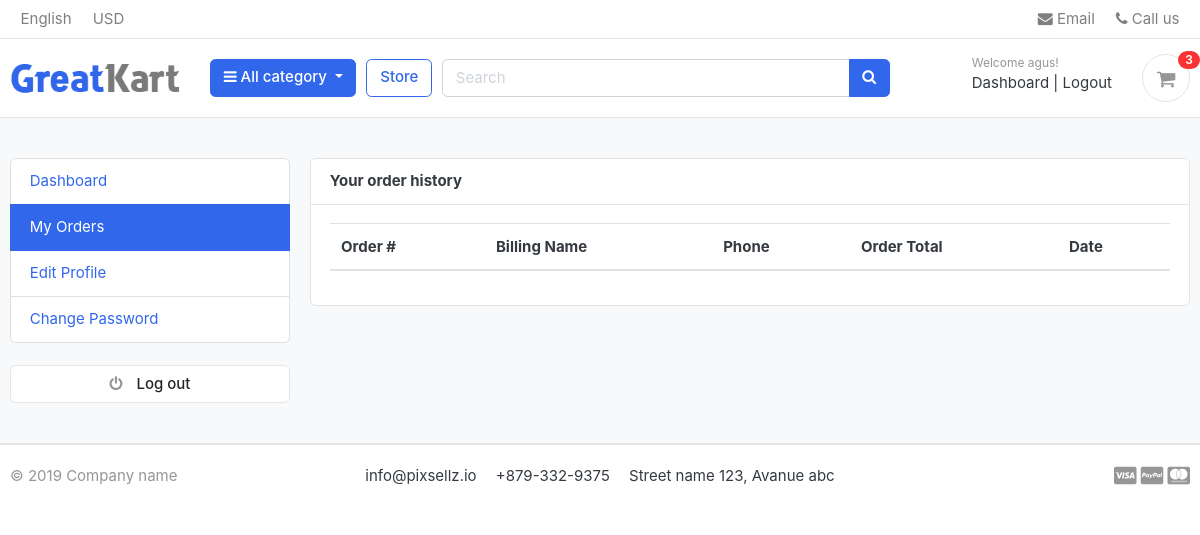
The app's page /accounts/my_orders/ (signed in), older data.
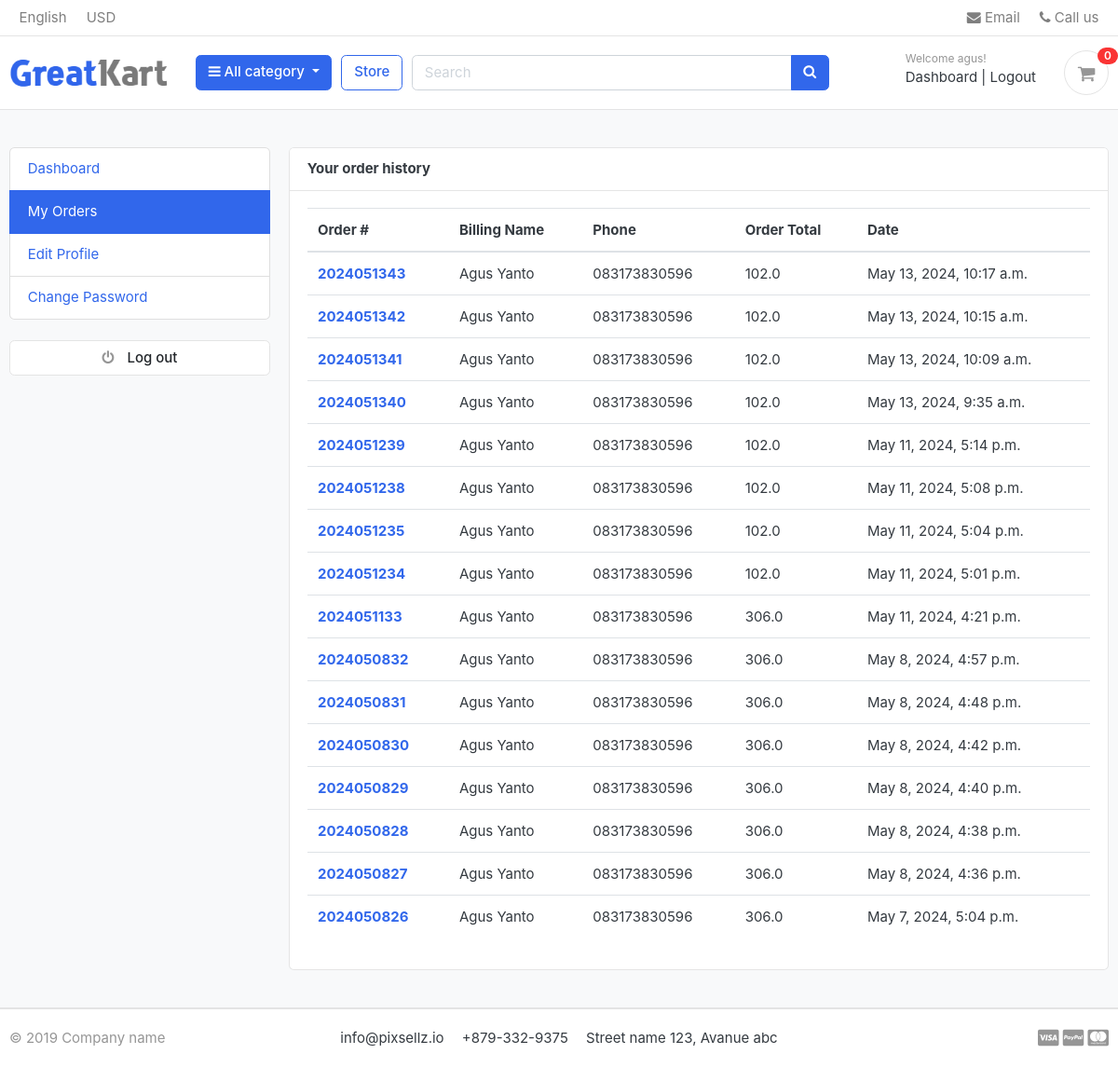
The same page, newer data.
### orders/models.py (models this page shows, shortened)
class Order(models.Model):
    STATUS = (
        ('New','New'),
        ('Accepted','Accepted'),
        ('Completed','Completed'),
        ('Cancelled','Cancelled'),
    )
    user = models.ForeignKey(Account, on_delete=models.SET_NULL,null=True)
    payment = models.ForeignKey(Payment, on_delete=models.SET_NULL,blank=True,null=True)
    order_number = models.CharField(max_length=20)
    first_name = models.CharField(max_length=50)
    last_name = models.CharField(max_length=50)
    phone = models.CharField(max_length=15)
    email = models.EmailField(max_length=50)
    address_line_1 = models.CharField(max_length=50)
    address_line_2 = models.CharField(max_length=50,blank=True)
    country = models.CharField(max_length=50)
    state = models.CharField(max_length=50)
    city = models.CharField(max_length=50)
    order_note = models.CharField(max_length=100,blank=True)
    order_total = models.FloatField()
    tax = models.FloatField()
    status = models.CharField(max_length=10,choices=STATUS,default='New')
    ip = models.CharField(blank=True,max_length=20)
    is_ordered = models.BooleanField(default=False)
    created_at = models.DateTimeField(auto_now_add=True)
    updated_at = models.DateTimeField(auto_now=True)
    def full_name(self):
        return f'{self.first_name} {self.last_name}'

### accounts/views.py (the view)
# urls.py: path('my_orders/', views.my_orders,name='my_orders'),
@login_required(login_url='login')
def my_orders(request):
    orders = Order.objects.filter(user=request.user, is_ordered =True).order_by('-created_at')
    context = {
        'orders':orders,
    }
    return render(request,'accounts/my_orders.html',context)

### carts/context_processors.py (called while the page is built)
def counter(request):
    cart_count = 0
    if 'admin' in request.path:
        return {}
    else:
        try:
            cart = Cart.objects.filter(cart_id=_cart_id(request))
            if request.user.is_authenticated:
                cart_items = CartItem.objects.all().filter(user=request.user)
            else:
                cart_items = CartItem.objects.all().filter(cart=cart[:1])
            for cart_item in cart_items:
                cart_count += cart_item.quantity
        except Cart.DoesNotExist:
            cart_count=0
    return dict(cart_count=cart_count)

### carts/views.py (called while the page is built)
def _cart_id(request):
    cart = request.session.session_key
    if not cart:
        cart = request.session.create()
    return cart

### category/context_processors.py (called while the page is built)
def menu_links(request):
    links = Category.objects.all()
    return dict(links = links)

### category/models.py (called while the page is built)
    def get_url(self):
        return reverse('products_by_category',args=[self.slug])

### templates/accounts/my_orders.html (shortened to what this page needs)
{% extends 'base.html' %}
{% block content %}
<section class="section-conten padding-y bg">
    <div class="container">
        <div class="row">
        {% include 'includes/dashboard_sidebar.html'%}
        <main class="col-md-9">
            <article class="card">
            <header class="card-header">
                <strong class="d-inline-block mr-3">Your order history</strong>
            </header>
            <div class="card-body">
                <div class="row">
                    <div class="col-md-12">
                        <table class="table table-hover">
                            <thead>
                                <tr>
                                    <th scope="col">Order #</th>
                                    <th scope="col">Billing Name</th>
                                    <th scope="col">Phone</th>
                                    <th scope="col">Order Total</th>
                                    <th scope="col">Date</th>
                                </tr>
                            </thead>
                            <tbody>
                                {% for order in orders%}
                                <tr>
                                    <th scope="row"><a href="{% url 'order_detail' order.order_number %}">{{order.order_number}}</a></th>
                                    <td>{{order.full_name}}</td>
                                    <td>{{order.phone}}</td>
                                    <td>{{order.order_total}}</td>
                                    <td>{{order.created_at}}</td>
                                </tr>
                                {% endfor %}
                            </tbody>
                        </table>
                    </div>
                </div>
            </div>
            </article>
        </main>
    </div>
    </div>
</section>
{% endblock %}

### templates/includes/navbar.html (shortened to what this page needs)
{% load static %}
<header class="section-header">
    <nav class="navbar p-md-0 navbar-expand-sm navbar-light border-bottom">
    <div class="container">
      <div class="collapse navbar-collapse" id="navbarTop4">
        <ul class="navbar-nav mr-auto">
            <li class="nav-item dropdown">
                 <a href="#" class="nav-link">   English </a>
            </li>
            <li class="nav-item dropdown">
                <a href="#" class="nav-link"> USD </a>
            </li>
        </ul>
        <ul class="navbar-nav">
            <li><a href="#" class="nav-link"> <i class="fa fa-envelope"></i> Email </a></li>
            <li><a href="#" class="nav-link"> <i class="fa fa-phone"></i> Call us </a></li>
        </ul>
      </div>
    </div>
    </nav>
    <section class="header-main border-bottom">
        <div class="container">
    <div class="row align-items-center">
        <div class="col-lg-2 col-md-3 col-6">
            <a href="{% url 'home' %}" class="brand-wrap">
                <img class="logo" src="{% static './images/logo.png' %}">
            </a>
        </div>
        <div class="col-lg col-sm col-md col-6 flex-grow-0">
            <div class="category-wrap dropdown d-inline-block float-right">
                <button type="button" class="btn btn-primary dropdown-toggle" data-toggle="dropdown">
                    <i class="fa fa-bars"></i> All category
                </button>
            </div>
        </div>
        <a href="{% url 'store' %}" class="btn btn-outline-primary">Store</a>
        <div class="col-lg  col-md-6 col-sm-12 col">
            <form action="{% url 'search' %}" class="search" method='GET'>
                <div class="input-group w-100">
                    <input type="text" class="form-control" style="width:60%;" placeholder="Search" name="keyword">
                    <div class="input-group-append">
                      <button class="btn btn-primary" type="submit">
                        <i class="fa fa-search"></i>
                      </button>
                    </div>
                </div>
            </form>
        </div>
        <div class="col-lg-3 col-sm-6 col-8 order-2 order-lg-3">
                    <div class="d-flex justify-content-end mb-3 mb-lg-0">
                        {% if user.id is None %}
                        <div class="widget-header">
                            <small class="title text-muted">Welcome guest!</small>
                            <div>
                                <a href="{% url 'login' %}">Sign in</a> <span class="dark-transp"> | </span>
                                <a href="{% url 'register' %}"> Register</a>
                            </div>
                        </div>
                        {% else %}
                        <div class="widget-header">
                            <small class="title text-muted">Welcome {{user.first_name}}!</small>
                            <div>
                                <a href="{% url 'dashboard' %}">Dashboard</a> <span class="dark-transp"> | </span>
                                <a href="{% url 'logout' %}">Logout</a>
                            </div>
                        </div>
                        {% endif %}
                        <a href="{% url 'cart' %}" class="widget-header pl-3 ml-3">
                            <div class="icon icon-sm rounded-circle border"><i class="fa fa-shopping-cart"></i></div>
                            <span class="badge badge-pill badge-danger notify">{{ cart_count }}</span>
                        </a>
                    </div>
                </div>
    </div>
        </div>
    </section>
    </header>

Row changes from the older to the newer data that the page shows:
added Order: order_number "2024051343", full_name "Agus Yanto", phone "083173830596", order_total "102.0", created_at "May 13, 2024, 10:17 a.m."
added Order: order_number "2024051342", full_name "Agus Yanto", phone "083173830596", order_total "102.0", created_at "May 13, 2024, 10:15 a.m."
added Order: order_number "2024051341", full_name "Agus Yanto", phone "083173830596", order_total "102.0", created_at "May 13, 2024, 10:09 a.m."
added Order: order_number "2024051340", full_name "Agus Yanto", phone "083173830596", order_total "102.0", created_at "May 13, 2024, 9:35 a.m."
added Order: order_number "2024051239", full_name "Agus Yanto", phone "083173830596", order_total "102.0", created_at "May 11, 2024, 5:14 p.m."
added Order: order_number "2024051238", full_name "Agus Yanto", phone "083173830596", order_total "102.0", created_at "May 11, 2024, 5:08 p.m."
added Order: order_number "2024051235", full_name "Agus Yanto", phone "083173830596", order_total "102.0", created_at "May 11, 2024, 5:04 p.m."
added Order: order_number "2024051234", full_name "Agus Yanto", phone "083173830596", order_total "102.0", created_at "May 11, 2024, 5:01 p.m."
added Order: order_number "2024051133", full_name "Agus Yanto", phone "083173830596", order_total "306.0", created_at "May 11, 2024, 4:21 p.m."
added Order: order_number "2024050832", full_name "Agus Yanto", phone "083173830596", order_total "306.0", created_at "May 8, 2024, 4:57 p.m."
added Order: order_number "2024050831", full_name "Agus Yanto", phone "083173830596", order_total "306.0", created_at "May 8, 2024, 4:48 p.m."
added Order: order_number "2024050830", full_name "Agus Yanto", phone "083173830596", order_total "306.0", created_at "May 8, 2024, 4:42 p.m."
added Order: order_number "2024050829", full_name "Agus Yanto", phone "083173830596", order_total "306.0", created_at "May 8, 2024, 4:40 p.m."
added Order: order_number "2024050828", full_name "Agus Yanto", phone "083173830596", order_total "306.0", created_at "May 8, 2024, 4:38 p.m."
added Order: order_number "2024050827", full_name "Agus Yanto", phone "083173830596", order_total "306.0", created_at "May 8, 2024, 4:36 p.m."
added Order: order_number "2024050826", full_name "Agus Yanto", phone "083173830596", order_total "306.0", created_at "May 7, 2024, 5:04 p.m."
Text that changed along with them:
{{ cart_count }}: "3" → "0"
